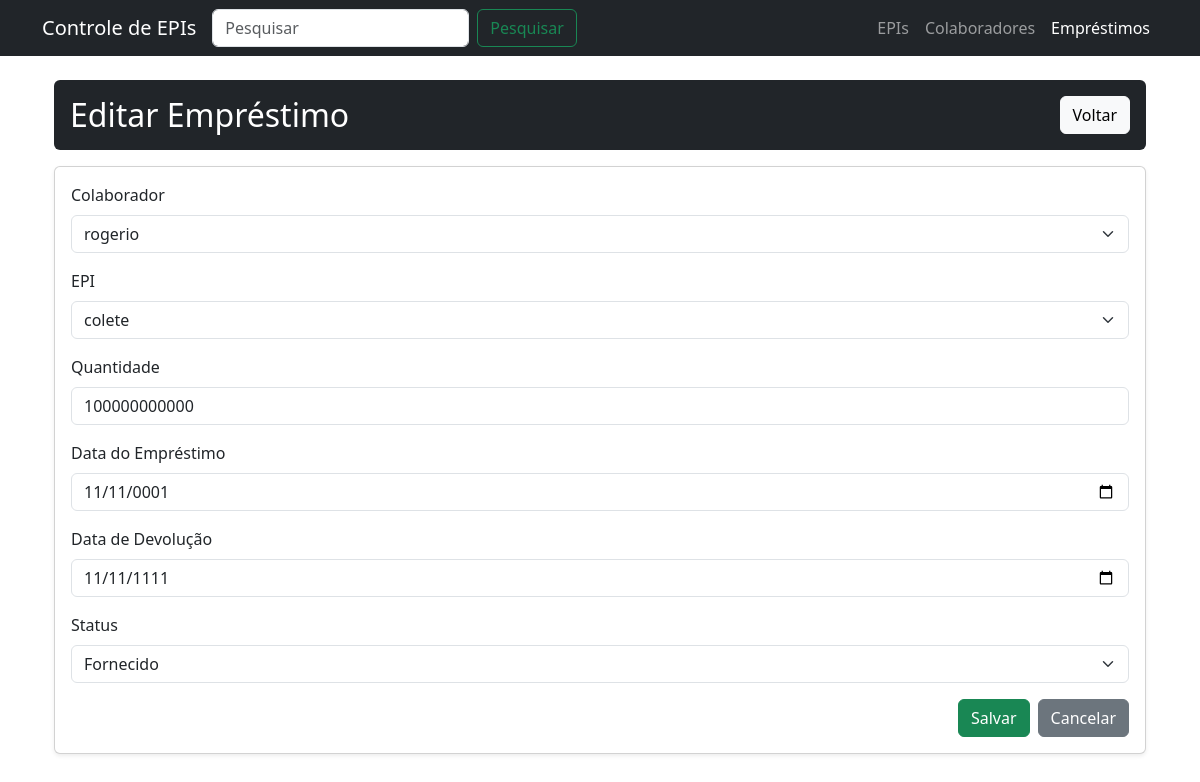
Screenshot of /emprestimos/editar/1/ with the database file from the repository.
### app_cad_usuarios/models.py (models this page shows, shortened)
class Emprestimo(models.Model):
    STATUS_CHOICES = [
        ('emprestado', 'Emprestado'),
        ('em_uso', 'Em Uso'),
        ('fornecido', 'Fornecido'),
        ('devolvido', 'Devolvido'),
        ('danificado', 'Danificado'),
        ('perdido', 'Perdido'),
    ]
    colaborador = models.ForeignKey(Colaborador, on_delete=models.CASCADE)
    epi = models.ForeignKey(EPI, on_delete=models.CASCADE)
    quantidade = models.PositiveIntegerField()
    data_emprestimo = models.DateField()
    data_devolucao = models.DateField(null=True, blank=True)
    status = models.CharField(
        max_length=20,
        choices=STATUS_CHOICES,
        default='emprestado'
    )
    class Meta:
        verbose_name = "Empréstimo"
        verbose_name_plural = "Empréstimos"

### app_cad_usuarios/views.py (the view)
# urls.py: path('emprestimos/editar/<int:id>/', views.editar_emprestimo, name='editar_emprestimo'),
def editar_emprestimo(request, id):
    emprestimo = get_object_or_404(Emprestimo, id=id)
    form = EmprestimoForm(request.POST or None, instance=emprestimo)
    if form.is_valid():
        form.save()
        messages.success(request, 'Empréstimo atualizado com sucesso!')
        return redirect('lista_emprestimos')
    return render(request, 'emprestimos/form.html', {'form': form, 'titulo': 'Editar Empréstimo'})

### app_cad_usuarios/forms.py (shortened to what this page needs)
class EmprestimoForm(forms.ModelForm):
    class Meta:
        model = Emprestimo
        fields = ['colaborador', 'epi', 'quantidade', 'data_emprestimo', 'data_devolucao', 'status']
        widgets = {
            'colaborador': forms.Select(attrs={'class': 'form-select'}),
            'epi': forms.Select(attrs={'class': 'form-select'}),
            'quantidade': forms.NumberInput(attrs={'class': 'form-control', 'min': 1}),
            'status': forms.Select(attrs={'class': 'form-select'}),
            'data_emprestimo': forms.DateInput(attrs={'type': 'date', 'class': 'form-control'}),
            'data_devolucao': forms.DateInput(attrs={'type': 'date', 'class': 'form-control'}),
        }
    def __init__(self, *args, **kwargs):
        super().__init__(*args, **kwargs)
        if not self.instance.pk:
            status_permitidos = ['emprestado', 'em_uso', 'fornecido']
            self.fields['status'].choices = [
                (k, v) for k, v in Emprestimo.STATUS_CHOICES if k in status_permitidos
            ]

### app_cad_usuarios/models.py (called while the page is built)
    def __str__(self):
        return self.nome

    def __str__(self):
        return f"{self.nome}"

### app_cad_usuarios/templates/emprestimos/form.html (shortened to what this page needs)
{% extends 'base.html' %}
{% block content %}
<div class="container mt-4">
  <div class="d-flex justify-content-between align-items-center mb-3 p-3 bg-dark text-white rounded">
    <h2 class="mb-0">{{ titulo }}</h2>
    <a href="{% url 'lista_emprestimos' %}" class="btn btn-light">Voltar</a>
  </div>
  <form method="post">
    <div class="card shadow-sm">
      <div class="card-body">
        <div class="mb-3">
          <label class="form-label">Colaborador</label>
          {{ form.colaborador }}
        </div>
        <div class="mb-3">
          <label class="form-label">EPI</label>
          {{ form.epi }}
        </div>
        <div class="mb-3">
          <label class="form-label">Quantidade</label>
          {{ form.quantidade }}
        </div>
        <div class="mb-3">
          <label class="form-label">Data do Empréstimo</label>
          {{ form.data_emprestimo }}
        </div>
        <div class="mb-3">
          <label class="form-label">Data de Devolução</label>
          {{ form.data_devolucao }}
        </div>
        <div class="mb-3">
          <label class="form-label">Status</label>
          {{ form.status }}
        </div>
        <div class="d-flex justify-content-end">
          <button type="submit" class="btn btn-success me-2">Salvar</button>
          <a href="{% url 'lista_emprestimos' %}" class="btn btn-secondary">Cancelar</a>
        </div>
      </div>
    </div>
  </form>
</div>
{% endblock %}

### rows the page displays
Emprestimo: colaborador "rogerio", epi "colete", quantidade "100000000000", data_emprestimo "11/11/0001", data_devolucao "11/11/1111", status "Fornecido"

### other values shown
{{ titulo }} "Editar Empréstimo"
